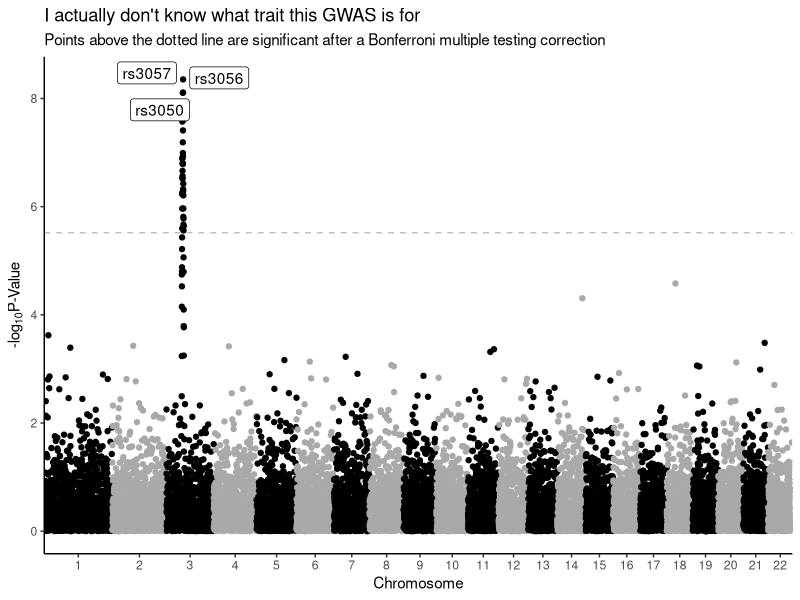

Write the R code that produced this figure.
## ---- chunk 1
knitr::opts_chunk$set(echo = TRUE)
## ---- chunk 2
library(tidyverse) # for everything
library(ggrepel) # for repelling labels
library(qqman) # for gwas data

gwasResults <- qqman::gwasResults
## ---- chunk 3
glimpse(gwasResults)
## ---- chunk 4
# dimensions of dataframe
dim(gwasResults)

# how many unique SNP
length(unique(gwasResults$SNP))
## ---- chunk 5
gwasResults |>
  group_by(CHR) |>
  dplyr::summarize(min_bp = min(BP),
                   max_bp = max(BP),
                   number_of_markers = length(SNP))
## ---- chunk 6
gwasResults_neglog10 <- gwasResults |>
  mutate(NegLog10P = -log10(P))
## ---- chunk 7
gwasResults_neglog10 <- gwasResults_neglog10 |>
  mutate(SNP_number = parse_number(SNP))

range(gwasResults_neglog10$SNP_number)
## ---- chunk 8
(set_axis <- gwasResults_neglog10 |>
  group_by(CHR) |>
  summarise(min = min(SNP_number),
            max = max(SNP_number),
            center = (max - min)/2))
## ---- chunk 9
bonferroni_pval <- -log10(0.05/nrow(gwasResults_neglog10))
## ---- chunk 10
significant <- gwasResults_neglog10 |>
  filter(NegLog10P > bonferroni_pval) |>
  arrange(-NegLog10P) |>
  slice(1:3) # take the first 3 which works bc we arranged descending
## ---- chunk 11
gwasResults_neglog10 |>
  ggplot(aes(x = SNP_number, y = NegLog10P, color = as.factor(CHR))) +
  geom_point() +
  geom_label_repel(data = significant,
                  aes(x = SNP_number, y = NegLog10P, label = SNP)) +
  scale_x_continuous(expand = c(0,0),
                     breaks = (set_axis$center + set_axis$min), 
                     labels = set_axis$CHR) +
  scale_color_manual(values = rep(c("black", "darkgray"), 17)) +
  geom_hline(yintercept = bonferroni_pval, color = "grey", linetype = "dashed") +
  theme_classic() +
  theme(legend.position = "none") + # legend not really necessary
  labs(x = "Chromosome",
       y = expression("-log"[10]*"P-Value"),
       title = "I actually don't know what trait this GWAS is for",
       subtitle = "Points above the dotted line are significant after a Bonferroni multiple testing correction")
